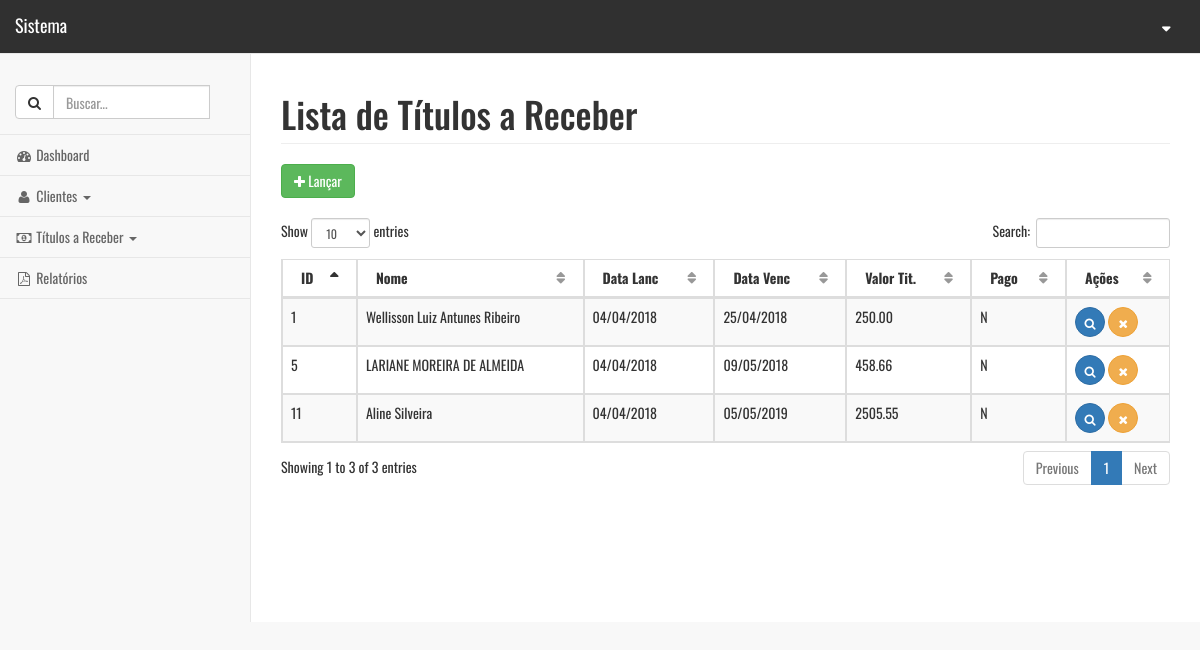
Screenshot of /administrativo.php?link=37 with the database file from the repository.
### tables this page shows
CREATE TABLE `titulos_rec` (
  `id` int(11) NOT NULL,
  `id_cliente` int(11) NOT NULL,
  `data_lanc` date NOT NULL,
  `data_venc` date NOT NULL,
  `data_pag` date DEFAULT NULL,
  `num_nota` varchar(100) DEFAULT NULL,
  `valor_tit` double(11,2) NOT NULL,
  `valor_pago` double(11,2) DEFAULT NULL,
  `observacao` varchar(250) DEFAULT NULL,
  `forma_pgto` varchar(100) DEFAULT NULL,
  `pago` char(1) NOT NULL
);

CREATE TABLE `clientes` (
  `id` int(11) NOT NULL,
  `tipo_pessoa` char(1) NOT NULL,
  `nome` varchar(200) NOT NULL,
  `telefone` varchar(15) NOT NULL,
  `cnpj` varchar(18) NOT NULL,
  `situacao` char(1) NOT NULL,
  `data_cadastro` date NOT NULL,
  `observacao` text,
  `contato` varchar(100) DEFAULT NULL,
  `email` varchar(100) DEFAULT NULL,
  `senhas` text,
  `valor_total` decimal(10,2) NOT NULL DEFAULT '0.00',
  `tipo_servico` int(1) NOT NULL DEFAULT '3'
);

### listar_titulos.php (the view, shortened to what this page needs)
<?php
    $sql = "SELECT  a.data_lanc, a.data_venc, a.id, a.id_cliente, a.pago, a.valor_tit, b.id, b.nome
    FROM
        titulos_rec a
    INNER JOIN
        clientes b on (b.id = a.id_cliente)";
    $resultado = mysqli_query($con, $sql);
?>
    <div id="page-wrapper">
        <div class="row">
            <div class="col-lg-12">
                <h1 class="page-header">Lista de Títulos a Receber</h1>
            </div>
        </div>
        <div class="row">
			<div class="col-md-6" style="text-align: left;">
				<a href="administrativo.php?link=38"><button type='button' class='btn btn-success'><i class="fa fa-plus"></i> Lançar</button></a>
			</div>
		</div>
		<br>
		<div class="row">
			<div class="col-md-12">
				<div class="dataTable_wrapper">
				  	<table class="table table-striped table-bordered table-hover" id="table-titulos">
						<thead>
						 	<tr>
								<th>ID</th>
								<th>Nome</th>
								<th>Data Lanc</th>
								<th>Data Venc</th>
                                <th>Valor Tit.</th>
                                <th>Pago</th>
								<th>Ações</th>
						  	</tr>
						</thead>
						<tbody>
							<?php
								while($linhas = mysqli_fetch_array($resultado)){
									$data_lanc   = strtotime($linhas['data_lanc']);
									$ndata_lanc  = date('d/m/Y', $data_lanc);
									$data_venc   = strtotime($linhas['data_venc']);
									$ndata_venc  = date('d/m/Y', $data_venc);
									echo "<tr>";
                                        echo "<td>".$linhas['id']."</td>";
                                        echo "<td>".$linhas['nome']."</td>";
                                        echo "<td>".$ndata_lanc."</td>";
                                        echo "<td>".$ndata_venc."</td>";
                                        echo "<td>".$linhas['valor_tit']."</td>";
                                        echo "<td>".$linhas['pago']."</td>";
										?>
										<td>
											<a href='administrativo.php?link=39&id=<?php echo $linhas['id']; ?>' title='Editar'><button type="button" class="btn btn-primary btn-circle"><i class="fa fa-search"></i></button></a>
											<a href='processa/proc_apagar_titulos.php?id=<?php echo $linhas['id']; ?>' title='Excluir'><button type="button" class="btn btn-warning btn-circle"><i class="fa fa-times"></i></button></a>
                                        </td>
										<?php
									echo "</tr>";
								}
							?>
						</tbody>
					</table>
				</div>
			</div>
		</div>
	</div>

### css/theme.css (style rules this page uses)
* { font-family: 'Oswald', sans-serif; }
body { padding-top: 70px; padding-bottom: 30px; }
#page-wrapper { margin-top: -50px; }

### rows the page displays
titulos_rec: id_cliente "1", id_cliente.nome "Wellisson Luiz Antunes Ribeiro", data_lanc "04/04/2018", data_venc "25/04/2018", valor_tit "250.00", pago "N"
titulos_rec: id_cliente "11", id_cliente.nome "Aline Silveira", data_lanc "04/04/2018", data_venc "05/05/2019", valor_tit "2505.55", pago "N"
titulos_rec: id_cliente "5", id_cliente.nome "LARIANE MOREIRA DE ALMEIDA", data_lanc "04/04/2018", data_venc "09/05/2018", valor_tit "458.66", pago "N"
